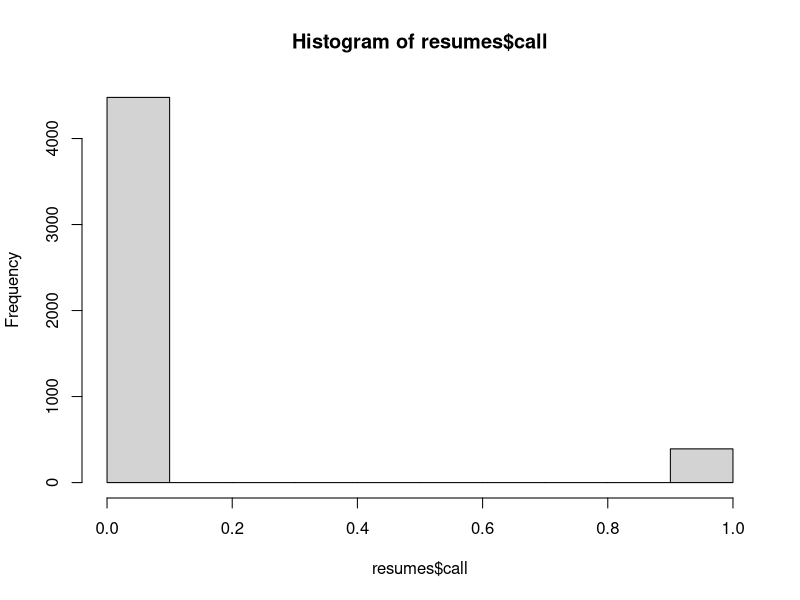
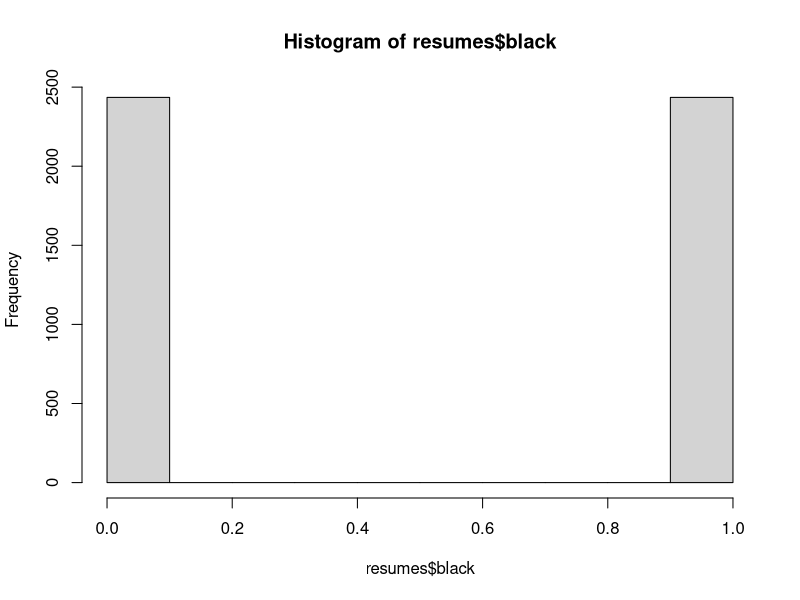
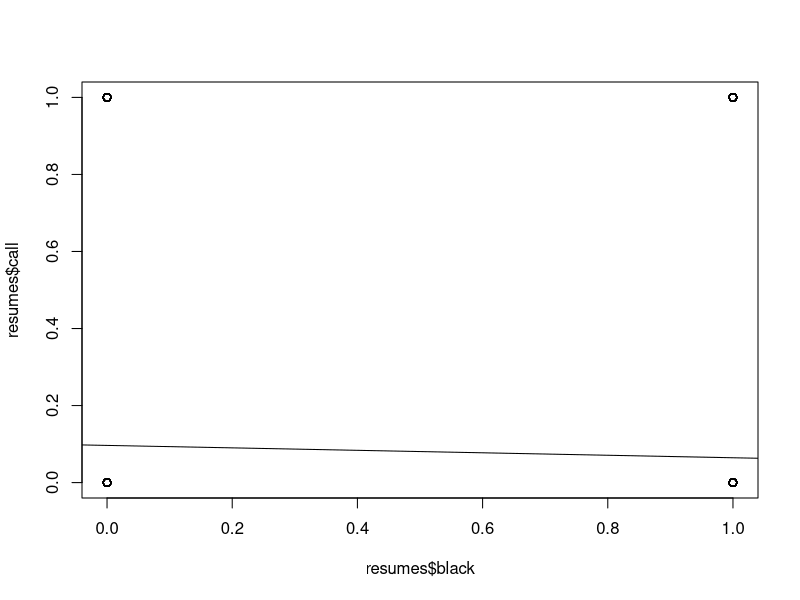

Generate these figures, in order, with R:
## ---- chunk 1
## load and look at the data
resumes <- read.csv("resumes.csv") # reads and stores data
head(resumes) # shows first observations
## ---- chunk 2
        hist(resumes$call) # creates histogram
## ---- chunk 3
        resumes$black <- ifelse(resumes$race=="black", 1, 0) # creates new variable
        hist(resumes$black) # creates histogram 
## ---- chunk 4
        fit <- lm(resumes$call ~ resumes$black) # fits and stores linear model
## ---- chunk 5
        plot(resumes$black, resumes$call) # creates scatter plot
        abline(fit) # adds straight line
## ---- chunk 6
        fit # shows contents of object
## ---- chunk 7
        summary(fit)$coeff
